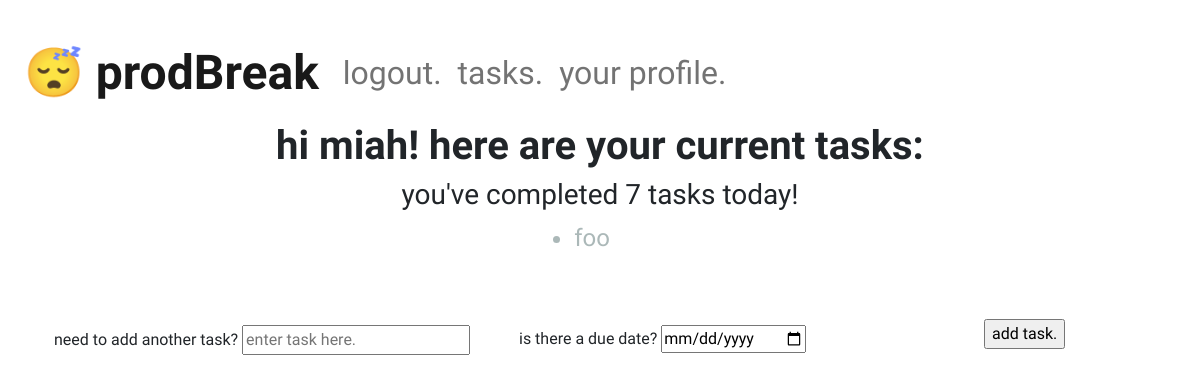
/tasks (signed in), run on an earlier commit of the app's database.
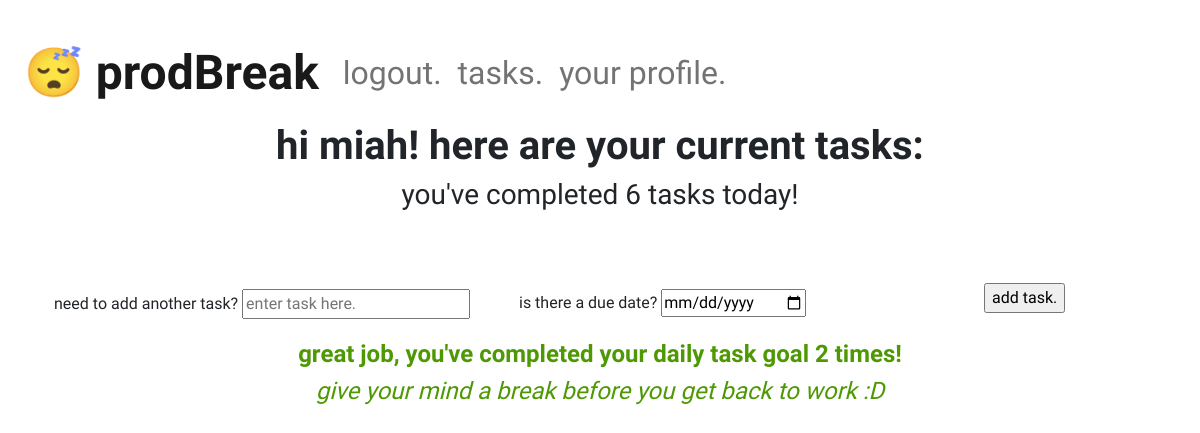
And on a later commit of the database.
### prod_break/models.py (models this page shows, shortened)
class User(db.Model, UserMixin):  # inherits from database model and session manager
    id = db.Column(db.Integer, primary_key=True)
    username = db.Column(db.String(20), unique=True, nullable=False)
    email = db.Column(db.String(120), unique=True, nullable=False)
    image_file = db.Column(db.String(20), nullable=False, default="default.jpg")
    password = db.Column(db.String(60), nullable=False)
    user_tasks = db.relationship("Task", backref="user", lazy=True)  # creates relationship between a user and their tasks
    daily_completed_tasks = db.Column(db.Integer, nullable=False, default=0)
    total_completed_tasks = db.Column(db.Integer, nullable=False, default=0)
    last_task_completed = db.Column(db.DateTime, nullable=False, default=date.today())
    break_amt = db.Column(db.Integer, nullable=False, default=3)

class Task(db.Model):
    id = db.Column(db.Integer, primary_key=True)
    task_name = db.Column(db.String(150), nullable=False)
    due_date = db.Column(db.DateTime, default=None)
    complete = db.Column(db.Boolean, nullable=False, default=False)
    notes = db.Column(db.Text)
    user_id = db.Column(db.Integer, db.ForeignKey("user.id"), nullable=False)
    date_completed = db.Column(db.DateTime, default=None)

### prod_break/routes.py (the view)
@app.route("/tasks", methods=["GET", "POST"])
@login_required
def task():
    tasks = current_user.user_tasks
    cur_date = date.today()
    if cur_date > current_user.last_task_completed.date():
        current_user.daily_completed_tasks = 0
    for task in tasks:
        if task.date_completed and cur_date > task.date_completed.date():
            delete_task(task.id)
    return render_template("tasks.html", title=f"{current_user.username}'s tasks.", tasks=tasks, cur_date=cur_date)

### prod_break/models.py (called while the page is built)
@login_manager.user_loader
def load_user(user_id):
    return User.query.get(int(user_id))

### prod_break/templates/tasks.html (shortened to what this page needs)
{% extends "layout.html" %}
{% block content %}
<div class="container-fluid">
    <h1 class="task-greeting">hi {{ current_user.username }}! here are your current tasks:</h1>
    {% if current_user.daily_completed_tasks > 0 %}
        {% if current_user.daily_completed_tasks == 1 %}
            <h3>you've completed {{ current_user.daily_completed_tasks }} task today!</h3>
        {% else %}
            <h3>you've completed {{ current_user.daily_completed_tasks }} tasks today!</h3>
        {% endif %}
    {% endif %}
    <div class="d-flex justify-content-center">
        <ul>
            {% if tasks %}
                {% for task in tasks %}
                    {% set late_class = "" %}
                    {% if task.due_date and task.due_date.date() <= cur_date %}
                        {% set late_class = "late" %}
                    {% endif %}
                    {% if task.complete %}
                        {% set complete_class = "complete" %}
                        {% set late_class = "" %}
                    {% else %}
                        {% set complete_class = "incomplete" %}
                    {% endif %}
                <li class="task {{ complete_class }} {{ late_class }} "> {{ task.task_name }}
                </li>
                {% endfor %}
            {% endif %}
        </ul>
    </div>
    <form method="POST" id="add-task" action="{{ url_for('add_task') }}">
        <div class="row d-flex justify-content-center">
            <div class="col-5">
                <div class="form-group">
                <span class="descriptor">need to add another task?</span>
                <input type="text" name="task-txt" placeholder="enter task here." />
                </div>
            </div>
            <div class="col-5">
                <div class="form-group">
                <span class="descriptor">is there a due date?</span>
                <input type="date" name="task-due" />
                </div>
            </div>
            <div class="col-2">
                <div class="form-group submit-btn">
                    <input type="submit" value="add task."/>
                </div>
            </div>
        </div>
    </form>
    {% if current_user.daily_completed_tasks % current_user.break_amt == 0 %}
        {% set plural = "s" %}
        {% if current_user.daily_completed_tasks / current_user.break_amt == 1 %}
            {% set plural = "" %}
        {% endif %}
        <div class="goal-complete">
            <h4> great job, you've completed your daily task goal {{ (current_user.daily_completed_tasks / current_user.break_amt)|int }} time{{ plural }}! </h4>
            <h4> give your mind a break before you get back to work :D </h4>
        </div>
    {% endif %}
</div>
{% endblock content %}

### prod_break/templates/layout.html (shortened to what this page needs)
<!DOCTYPE html>
<html>
    <head>
        <link href="https://cdn.jsdelivr.net/npm/bootstrap@5.0.0-beta1/dist/css/bootstrap.min.css" rel="stylesheet">
        <link rel="stylesheet" type="text/css" href="{{ url_for('static', filename='styles.css') }}">
    </head>
    <body>
            <nav class="navbar navbar-expand-md navbar-light">
                <a class="navbar-brand" href="/"> &#x1F634 prodBreak</a>
                <div class="collapse navbar-collapse" id="collapsibleNavbar">
                    <ul class="navbar-nav">
                        {% if current_user.is_authenticated %}
                            {% set class_name = '' %}
                            {% set class_span = '' %}
                            {% set disabled_bool = 'false' %}
                            <li class="nav-item">
                                <a class="nav-link" href="{{ url_for('logout') }}">logout.</a>
                            </li>
                        {% endif %}
                        <li class="nav-item">
                            <span class="{{ class_span }}" data-toggle="tooltip" data-placement="bottom" title="you must be logged in to access this.">
                                <a class="nav-link {{ class_name }}" href="{{ url_for('task') }}" aria-disabled="{{ disabled_bool }}">tasks.</a>
                            </span>
                        </li>
                        <li class="nav-item">
                            <span class="{{ class_span }}" data-toggle="tooltip" data-placement="bottom" title="you must be logged in to access this.">
                                <a class="nav-link {{ class_name }}" href="{{ url_for('profile') }}" aria-disabled="{{ disabled_bool }}">your profile.</a>
                            </span>
                        </li>
                    </ul>
                </div>
            </nav>
        <div class="container">
            {% block content %} {% endblock content %}
        </div>
    </body>
</html>

### prod_break/static/styles.css (style rules this page uses)
body { font-family: Quicksand; margin: 2%; }
h1 { font-weight: bold; text-align: center; }
h3 { text-align: center; font-weight: lighter; }
li.nav-item { font-size: 2em; }
span.descriptor { text-align: justify; }
.goal-complete { text-align: center; color: rgb(78, 153, 3); font-style: italic; padding-top: 2%; }
.goal-complete h4:first-child { font-weight: bold; font-style: normal; }
#add-task div { margin-top: 2%; }
a.navbar-brand { font-size: 3em; font-weight: bold; }
.submit-btn { margin-top: 4vh; }

What changed in the data, as far as the page shows it:
removed Task: task_name "foo"
changed User "miah": daily_completed_tasks "7" → "6"; daily_completed_tasks+break_amt (not shown) → "2"
Also different on the page:
{{ plural }}: (not shown) → "s"
text now shown: "great job, you've completed your daily task goal time ! give your mind a break before you get back to work :D"
